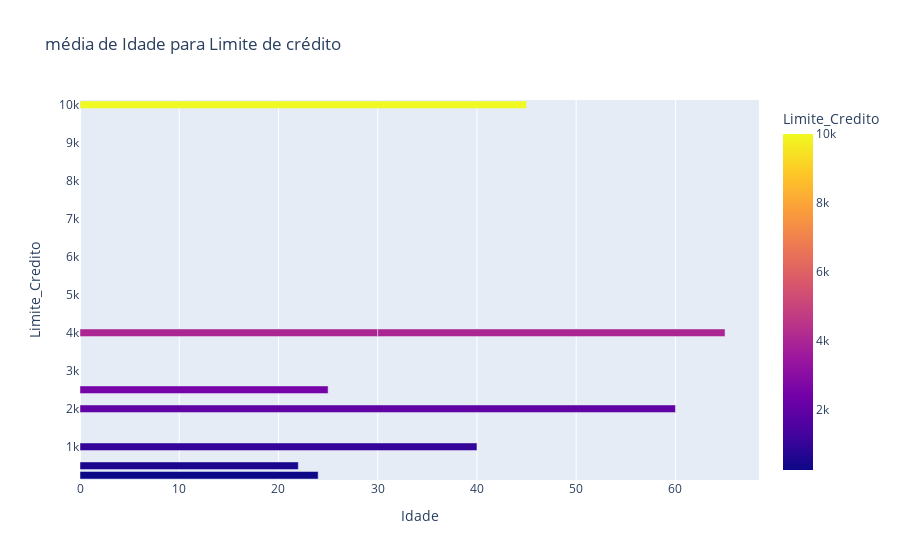

The notebook cell this image was saved under:
### Code cell
# Média de Crédigo por idade
credito_por_idade = df.groupby("Idade")['Limite_Credito'].mean().reset_index()

# Criando o gráfico de barras horizontais, muito semelhante a biblioteca matplotlib
fig = px.bar(credito_por_idade, x='Idade', y='Limite_Credito', orientation='h',
             title=' média de Idade para Limite de crédito ',
             labels={"Idade": "Idade", 'Limite_Credito': 'Limite_Credito'},
             color="Limite_Credito")
# Exibindo o gráfico
fig.show()

### Figure 1 — Plotly figure (JSON) as saved in the notebook; plotly's stock layout.template omitted (floating-point values rounded to 4 significant figures)
{"data": [{"alignmentgroup": "True", "hovertemplate": "Idade=%{x}<br>Limite_Credito=%{marker.color}<extra></extra>", "legendgroup": "", "marker": {"color": [500, 250, 2500, 4000, 4000, 1000, 10000, 2000], "coloraxis": "coloraxis", "pattern": {"shape": ""}}, "name": "", "offsetgroup": "", "orientation": "h", "showlegend": false, "textposition": "auto", "type": "bar", "x": [22, 24, 25, 30, 35, 40, 45, 60], "xaxis": "x", "y": [500, 250, 2500, 4000, 4000, 1000, 10000, 2000], "yaxis": "y"}], "layout": {"autosize": true, "barmode": "relative", "coloraxis": {"colorbar": {"title": {"text": "Limite_Credito"}}, "colorscale": [[0, "#0d0887"], [0.1111, "#46039f"], [0.2222, "#7201a8"], [0.3333, "#9c179e"], [0.4444, "#bd3786"], [0.5556, "#d8576b"], [0.6667, "#ed7953"], [0.7778, "#fb9f3a"], [0.8889, "#fdca26"], [1, "#f0f921"]]}, "legend": {"tracegroupgap": 0}, "title": {"text": " média de Idade para Limite de crédito "}, "xaxis": {"anchor": "y", "autorange": true, "domain": [0, 1], "range": [0, 68.42], "title": {"text": "Idade"}, "type": "linear"}, "yaxis": {"anchor": "x", "autorange": true, "domain": [0, 1], "range": [125, 10125], "title": {"text": "Limite_Credito"}, "type": "linear"}}}
